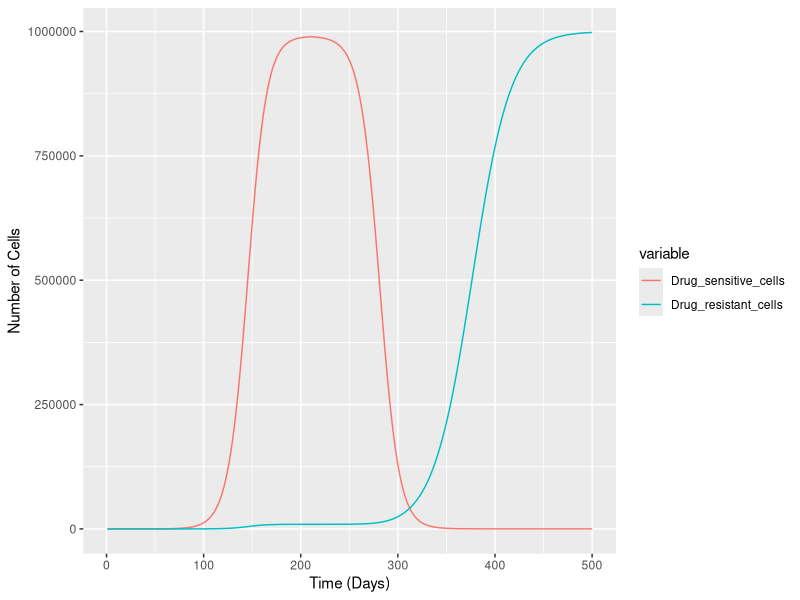

The R script that drew this image:

library(ggplot2)
library(reshape2)
# N is the non-mutant shown in red labeled drug sensitive
# M is the mutant shown in blue labeled drug resistant


days=500
r=0.1
rm=0.05
rn=-0.1
K=1000000
N0=1
M0=1
N=numeric(length=days)
N[1]=N0
M=numeric(length=days)
M[1]=M0

for(t in 1:(days-1)){
  if(t<210){
    if(N[t]>99){
      N[t+1]=N[t]+r*N[t]*(1-((N[t]+M[t])/K))
      M[t+1]=M[t]+r*M[t]*(1-((N[t]+M[t])/K))
    }else {
      N[t+1]=N[t]+r*N[t]*(1-(N[t]/K))
      M[t+1]=1
    } 
  }else{
    N[t+1]=N[t]+rn*N[t]*(1-((N[t]+M[t])/K))
    M[t+1]=M[t]+rm*M[t]*(1-((N[t]+M[t])/K))
  }
}

simEvents<-data.frame(time=1:length(N), Drug_sensitive_cells=N, "Drug_resistant_cells"=M)
test_data_long <- melt(simEvents, id="time")
print(test_data_long)
ggplot(data=test_data_long, aes(x=time, y=value, colour=variable))+
  geom_line()+
  ylab("Number of Cells")+
  xlab("Time (Days)")

